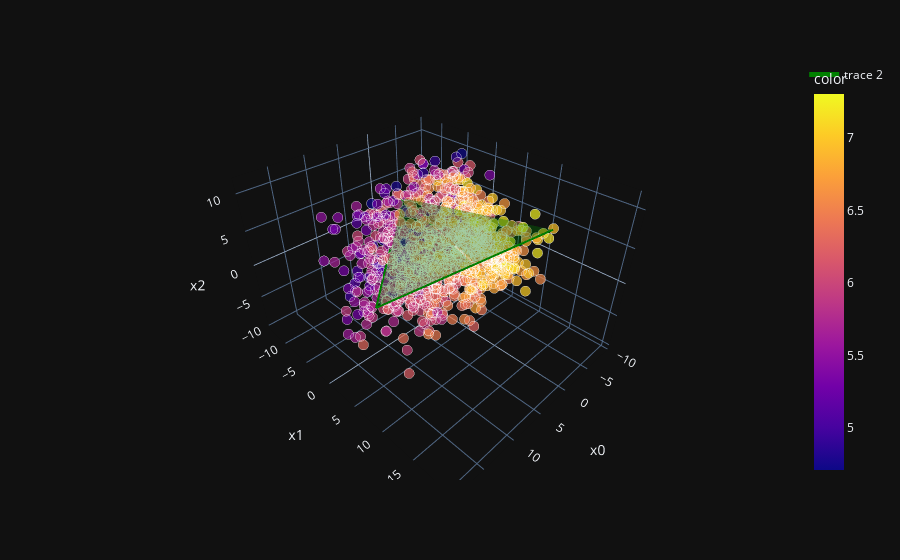

This figure's notebook cell:
### Code cell
genes = ["Alb", "Cyp2e1", "Gpx1", "Apoa2"]
gene = "Alb"
expr_vec = adata[:, gene].layers["log1p"].copy().flatten()
plot_3D(X[:, :3], Z[:, :3], color_vec=expr_vec)

### Figure 1 — Plotly figure (JSON) as saved in the notebook; plotly's stock layout.template omitted (floating-point values rounded to 4 significant figures; data arrays with more than 128 entries replaced by an {"elided": "..."} marker saying what was removed)
{"data": [{"hovertemplate": "x0=%{x}<br>x1=%{y}<br>x2=%{z}<br>marker_size=%{marker.size}<br>color=%{marker.color}<extra></extra>", "legendgroup": "", "marker": {"color": {"elided": "1224 float values"}, "coloraxis": "coloraxis", "size": {"elided": "1224 int values"}, "sizemode": "area", "sizeref": 0.04, "symbol": "circle"}, "mode": "markers", "name": "", "scene": "scene", "showlegend": false, "type": "scatter3d", "x": {"elided": "1224 float values"}, "y": {"elided": "1224 float values"}, "z": {"elided": "1224 float values"}}, {"color": "green", "i": [0, 0, 0, 1], "j": [1, 1, 2, 2], "k": [2, 3, 3, 3], "opacity": 0.2, "type": "mesh3d", "x": [-2.446, -5.704, -5.019, 13.79], "y": [-10.27, 1.162, 13.11, 3.177], "z": [2.924, -4.591, 6.377, -0.1381]}, {"line": {"color": "green", "width": 4}, "mode": "lines", "type": "scatter3d", "x": [-5.704, -2.446, 13.79, -5.019, -5.704], "y": [1.162, -10.27, 3.177, 13.11, 1.162], "z": [-4.591, 2.924, -0.1381, 6.377, -4.591]}], "layout": {"coloraxis": {"colorbar": {"title": {"text": "color"}}, "colorscale": [[0, "#0d0887"], [0.1111, "#46039f"], [0.2222, "#7201a8"], [0.3333, "#9c179e"], [0.4444, "#bd3786"], [0.5556, "#d8576b"], [0.6667, "#ed7953"], [0.7778, "#fb9f3a"], [0.8889, "#fdca26"], [1, "#f0f921"]]}, "legend": {"itemsizing": "constant", "tracegroupgap": 0}, "margin": {"t": 60}, "scene": {"domain": {"x": [0, 1], "y": [0, 1]}, "xaxis": {"title": {"text": "x0"}}, "yaxis": {"title": {"text": "x1"}}, "zaxis": {"title": {"text": "x2"}}}, "yaxis": {"scaleanchor": "x", "scaleratio": 1}}}
